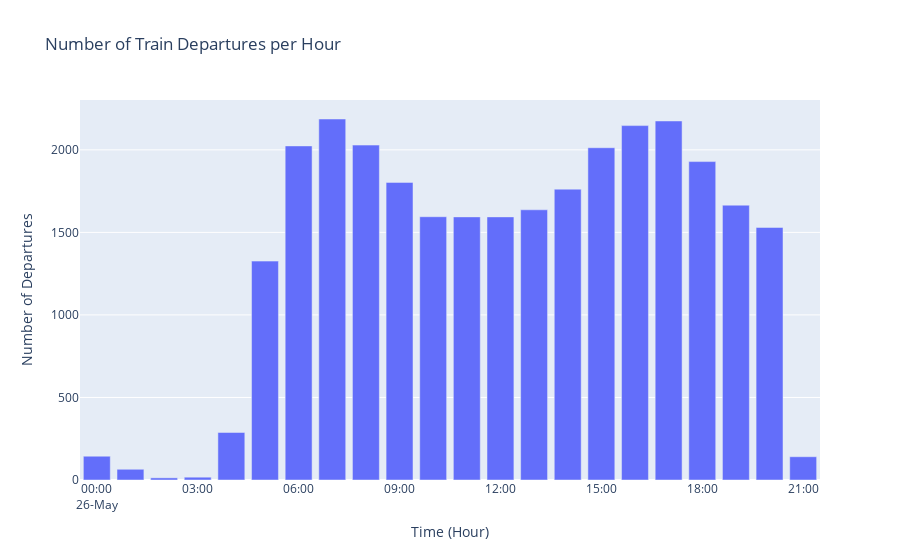

Write notebook code for a chart like this one.
### Code cell
# Group by hour and count departures
counts = df.groupby('Hour').size().reset_index(name='DepartureCount')

fig = px.bar(counts, 
             x='Hour', 
             y='DepartureCount',
             title="Number of Train Departures per Hour",
             labels={"Hour": "Time (Hour)", "DepartureCount": "Number of Departures"})

fig.update_layout(xaxis_tickformat='%H:%M\n%d-%b')

fig.show()

### Figure 1 — Plotly figure (JSON) as saved in the notebook; plotly's stock layout.template omitted (floating-point values rounded to 4 significant figures)
{"data": [{"hovertemplate": "Time (Hour)=%{x}<br>Number of Departures=%{y}<extra></extra>", "legendgroup": "", "marker": {"color": "#636efa", "pattern": {"shape": ""}}, "name": "", "orientation": "v", "showlegend": false, "textposition": "auto", "type": "bar", "x": ["2025-05-26T00:00:00.000000000", "2025-05-26T01:00:00.000000000", "2025-05-26T02:00:00.000000000", "2025-05-26T03:00:00.000000000", "2025-05-26T04:00:00.000000000", "2025-05-26T05:00:00.000000000", "2025-05-26T06:00:00.000000000", "2025-05-26T07:00:00.000000000", "2025-05-26T08:00:00.000000000", "2025-05-26T09:00:00.000000000", "2025-05-26T10:00:00.000000000", "2025-05-26T11:00:00.000000000", "2025-05-26T12:00:00.000000000", "2025-05-26T13:00:00.000000000", "2025-05-26T14:00:00.000000000", "2025-05-26T15:00:00.000000000", "2025-05-26T16:00:00.000000000", "2025-05-26T17:00:00.000000000", "2025-05-26T18:00:00.000000000", "2025-05-26T19:00:00.000000000", "2025-05-26T20:00:00.000000000", "2025-05-26T21:00:00.000000000"], "xaxis": "x", "y": [144, 65, 13, 17, 288, 1326, 2024, 2187, 2029, 1803, 1595, 1594, 1594, 1637, 1762, 2013, 2147, 2175, 1929, 1665, 1530, 141], "yaxis": "y"}], "layout": {"barmode": "relative", "legend": {"tracegroupgap": 0}, "title": {"text": "Number of Train Departures per Hour"}, "xaxis": {"anchor": "y", "domain": [0, 1], "tickformat": "%H:%M\n%d-%b", "title": {"text": "Time (Hour)"}}, "yaxis": {"anchor": "x", "domain": [0, 1], "title": {"text": "Number of Departures"}}}}
